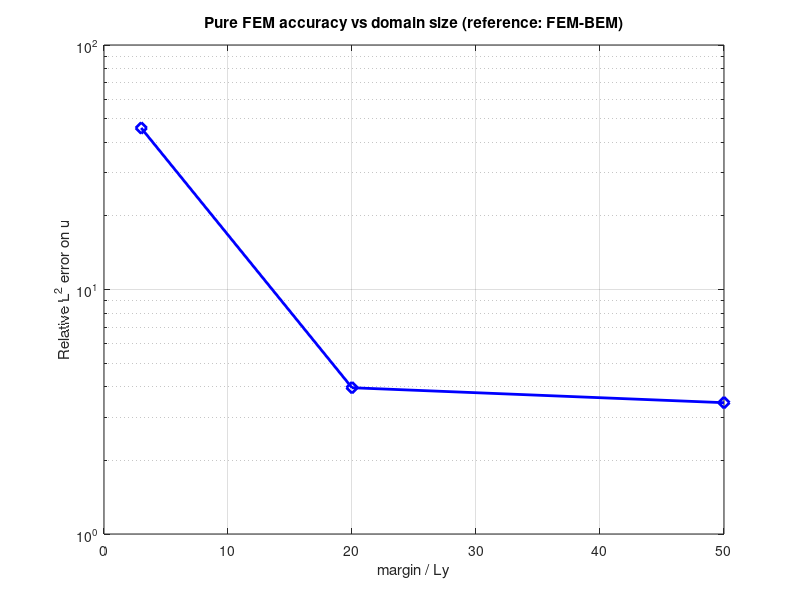

The MATLAB source for this figure:
% --- Errore L2 vs margine ---
    figure('Color','w');
    semilogy([3,20,50], [45.76,3.965,3.444], 'bd-', 'LineWidth', 2, 'MarkerSize', 8)
    xlabel('margin / Ly');
    ylabel('Relative L^2 error on u');
    title('Pure FEM accuracy vs domain size (reference: FEM-BEM)');
    grid on
